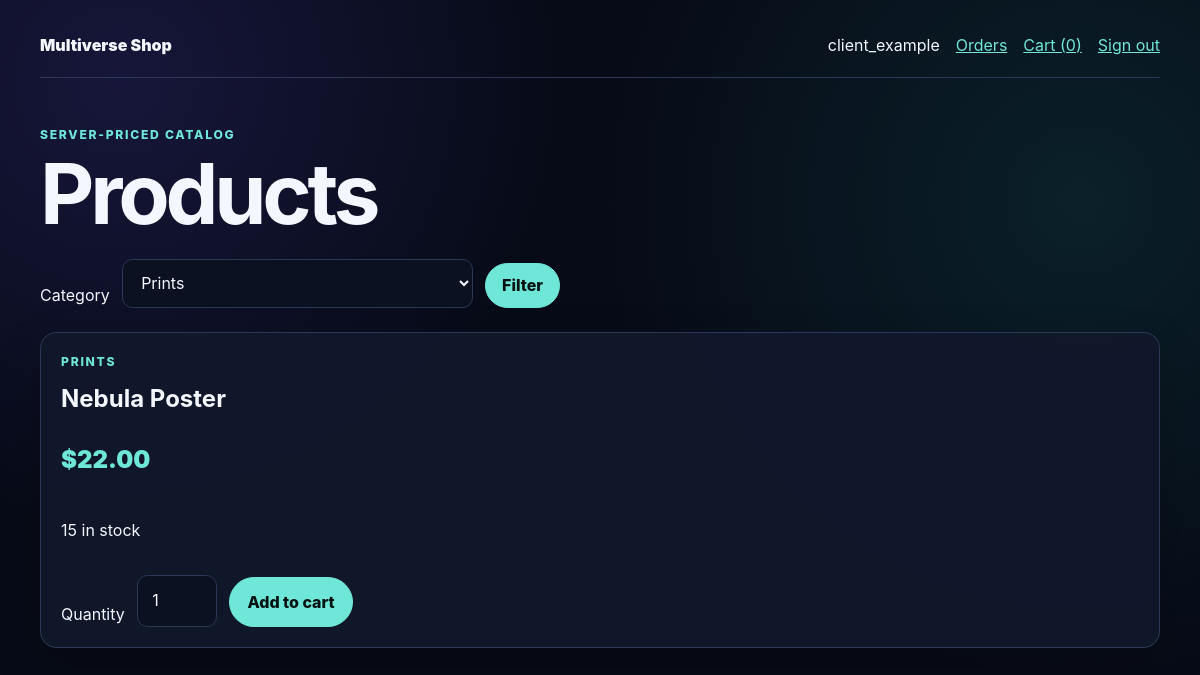
The page /products.php?category=3 (signed in) on the database its author committed.
### tables this page shows
CREATE TABLE `PRODUCT` (
  `Product_ID` int unsigned NOT NULL AUTO_INCREMENT,
  `Product_Stock` int unsigned NOT NULL DEFAULT 0,
  `Product_Name` varchar(120) NOT NULL,
  `Category_ID` int unsigned NOT NULL,
  `Product_Price` decimal(10,2) unsigned NOT NULL,
  PRIMARY KEY (`Product_ID`),
  KEY `product_category_index` (`Category_ID`),
  CONSTRAINT `product_category_fk`
    FOREIGN KEY (`Category_ID`) REFERENCES `PRODUCT_CATEGORY` (`Category_ID`)
    ON UPDATE CASCADE ON DELETE RESTRICT
);

CREATE TABLE `PRODUCT_CATEGORY` (
  `Category_ID` int unsigned NOT NULL AUTO_INCREMENT,
  `Category` varchar(80) NOT NULL,
  PRIMARY KEY (`Category_ID`),
  UNIQUE KEY `product_category_name_unique` (`Category`)
);

### bootstrap.php (called while the page is built, shortened)
<?php
function escape(mixed $value): string
{
    return htmlspecialchars((string) $value, ENT_QUOTES | ENT_SUBSTITUTE, 'UTF-8');
}
function money_to_cents(string $amount): int
{
    if (!preg_match('/\A([0-9]+)(?:\.([0-9]{1,2}))?\z/', $amount, $matches)) {
        throw new InvalidArgumentException('Invalid money value.');
    }
    $fraction = str_pad($matches[2] ?? '', 2, '0');
    return ((int) $matches[1] * 100) + (int) $fraction;
}
function format_cents(int $amount): string
{
    return number_format($amount / 100, 2, '.', ',');
}
function current_user(): ?array
{
    $user = $_SESSION['user'] ?? null;
    return $user;
}
function require_role(string $role): array
{
    $user = current_user();
    return $user;
}

### products.php (the view, shortened to what this page needs)
<?php
require_once __DIR__ . '/bootstrap.php';
$user = require_role('client');
$connection = database();
$selectedCategory = $_GET['category'] ?? 'all';
if ($selectedCategory !== 'all') {
    $selectedCategory = filter_var($selectedCategory, FILTER_VALIDATE_INT, [
        'options' => ['min_range' => 1],
    ]);
}
$categories = $connection
    ->query('SELECT Category_ID, Category FROM PRODUCT_CATEGORY ORDER BY Category')
    ->fetch_all(MYSQLI_ASSOC);
if ($selectedCategory === 'all') {
    $products = $connection
        ->query(
            'SELECT P.Product_ID, P.Product_Name, P.Product_Stock, P.Product_Price, C.Category
             FROM PRODUCT P
             JOIN PRODUCT_CATEGORY C ON C.Category_ID = P.Category_ID
             ORDER BY P.Product_Name'
        )
        ->fetch_all(MYSQLI_ASSOC);
} else {
    $statement = $connection->prepare(
        'SELECT P.Product_ID, P.Product_Name, P.Product_Stock, P.Product_Price, C.Category
         FROM PRODUCT P
         JOIN PRODUCT_CATEGORY C ON C.Category_ID = P.Category_ID
         WHERE P.Category_ID = ?
         ORDER BY P.Product_Name'
    );
    $statement->bind_param('i', $selectedCategory);
    $statement->execute();
    $products = $statement->get_result()->fetch_all(MYSQLI_ASSOC);
}
$cartCount = array_sum($_SESSION['cart'] ?? []);
?>
<!doctype html>
<html lang="en">
<head>
    <link rel="stylesheet" href="style.css">
</head>
<body>
<main class="shell">
    <nav class="nav">
        <a class="brand" href="products.php">Multiverse Shop</a>
        <div>
            <span><?= escape($user['username']) ?></span>
            <a href="orders.php">Orders</a>
            <a href="cart.php">Cart (<?= escape($cartCount) ?>)</a>
            <form class="inline" action="logout.php" method="post">
                <button class="link-button" type="submit">Sign out</button>
            </form>
        </div>
    </nav>
    <header class="hero compact">
        <p class="eyebrow">Server-priced catalog</p>
        <h1>Products</h1>
    </header>
    <form class="filter" method="get" action="products.php">
        <label for="category">Category</label>
        <select id="category" name="category">
            <?php foreach ($categories as $category): ?>
                <option value="<?= escape($category['Category_ID']) ?>" <?= (string) $selectedCategory === (string) $category['Category_ID'] ? 'selected' : '' ?>>
                    <?= escape($category['Category']) ?>
                </option>
            <?php endforeach; ?>
        </select>
        <button class="button small" type="submit">Filter</button>
    </form>
    <section class="product-grid" aria-label="Product catalog">
        <?php foreach ($products as $product): ?>
            <article class="product-card">
                <p class="eyebrow"><?= escape($product['Category']) ?></p>
                <h2><?= escape($product['Product_Name']) ?></h2>
                <p class="price">$<?= escape(format_cents(money_to_cents((string) $product['Product_Price']))) ?></p>
                <p><?= escape($product['Product_Stock']) ?> in stock</p>
                <?php if ((int) $product['Product_Stock'] > 0): ?>
                    <form class="add-form" action="cart.php" method="post">
                        <label for="quantity-<?= escape($product['Product_ID']) ?>">Quantity</label>
                        <input id="quantity-<?= escape($product['Product_ID']) ?>" name="quantity" type="number" value="1" min="1" max="<?= escape($product['Product_Stock']) ?>" required>
                        <button class="button" type="submit">Add to cart</button>
                    </form>
                <?php endif; ?>
            </article>
        <?php endforeach; ?>
    </section>
</main>
</body>
</html>

### style.css (style rules this page uses)
:root { color-scheme: dark; --background: #070b17; --panel: #11182b; --panel-soft: #18223a; --text: #f4f7ff; --muted: #aab4ca; --accent: #6fe7d8; --accent-dark: #123f42; --danger: #ff8b8b; --success: #81e6a4; --border: #2b3856; }
* { box-sizing: border-box; }
body { margin: 0; min-height: 100vh; background: radial-gradient(circle at 10% 10%, rgba(72, 58, 170, 0.24), transparent 28rem), radial-gradient(circle at 90% 25%, rgba(28, 143, 135, 0.16), transparent 30rem), var(--background); color: var(--text); font-family: Inter, ui-sans-serif, system-ui, -apple-system, BlinkMacSystemFont, "Segoe UI", sans-serif; line-height: 1.55; }
a { color: var(--accent); }
button, input, select { font: inherit; }
button, select { cursor: pointer; }
input, select { width: 100%; border: 1px solid var(--border); border-radius: 0.65rem; background: #0b1120; color: var(--text); padding: 0.78rem 0.9rem; }
.shell { width: min(1120px, calc(100% - 2rem)); margin: 0 auto; padding: 1.25rem 0 4rem; }
.hero { padding: 5rem 0 2.5rem; }
.hero.compact { padding: 3rem 0 1.5rem; }
.hero h1, .panel h1 { margin: 0; font-size: clamp(2.3rem, 7vw, 5.5rem); line-height: 0.98; letter-spacing: -0.05em; }
.eyebrow { margin: 0 0 0.5rem; color: var(--accent); font-size: 0.76rem; font-weight: 800; letter-spacing: 0.14em; text-transform: uppercase; }
.panel, .product-card { border: 1px solid var(--border); border-radius: 1rem; background: rgba(17, 24, 43, 0.94); box-shadow: 0 1.2rem 3rem rgba(0, 0, 0, 0.2); }
.button { display: inline-flex; width: fit-content; align-items: center; justify-content: center; border: 1px solid var(--accent); border-radius: 999px; background: var(--accent); color: #061312; padding: 0.7rem 1.1rem; font-weight: 800; text-decoration: none; }
.button.small { padding: 0.55rem 1rem; }
.nav { display: flex; align-items: center; justify-content: space-between; gap: 1rem; border-bottom: 1px solid var(--border); padding: 0.8rem 0 1.2rem; }
.nav div { display: flex; flex-wrap: wrap; align-items: center; gap: 1rem; }
.brand { color: var(--text); font-weight: 900; text-decoration: none; }
.inline { display: inline; }
.link-button { border: 0; background: transparent; color: var(--accent); padding: 0; text-decoration: underline; }
.filter, .actions, .add-form { display: flex; align-items: end; gap: 0.75rem; }
.filter { max-width: 520px; margin-bottom: 1.5rem; }
.filter label, .add-form label { min-width: max-content; }
.product-grid { display: grid; grid-template-columns: repeat(auto-fit, minmax(240px, 1fr)); gap: 1rem; }
.product-card { display: flex; flex-direction: column; padding: 1.25rem; }
.product-card h2 { margin: 0; }
.price, .metric { color: var(--accent); font-size: 1.5rem; font-weight: 900; }
.add-form { margin-top: auto; padding-top: 1rem; }
.add-form input { max-width: 5rem; }

### rows shown on the page
product: Category_ID.Category "PRINTS", Product_Name "Nebula Poster", Product_Price "22.00", Product_Stock "15"

### other values the page prints
$user['username'] "client_example"
$cartCount "0"
form field category "Prints"
